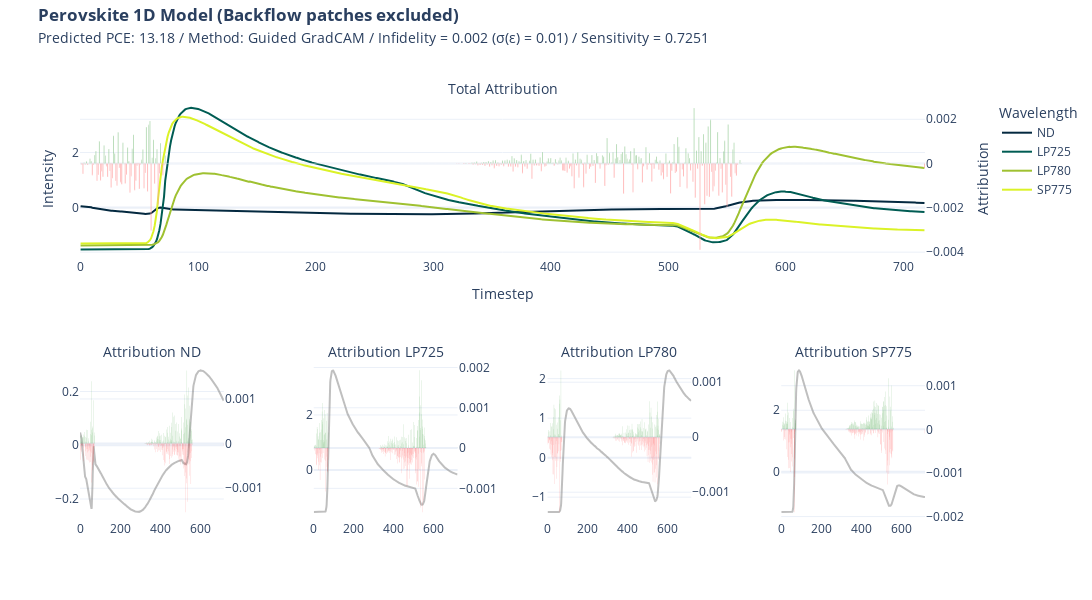

Notebook code cell kept with this figure:
### Code cell
import plotly.graph_objects as go

def format_title(title, subtitle=None, subtitle_font_size=14):
    title = f'<b>{title}</b>'
    if not subtitle:
        return title
    subtitle = f'<span style="font-size: {subtitle_font_size}px;">{subtitle}</span>'
    return f'{title}<br>{subtitle}'

from plotly.subplots import make_subplots

fig = make_subplots(rows=2, 
                    cols=4, 
                    specs=[[{"secondary_y": True, "colspan": 4}, None,None,None],
                           [{"secondary_y": True},{"secondary_y": True},{"secondary_y": True},{"secondary_y": True}]],
                    subplot_titles=(format_title("", "Total Attribution"), format_title("", "Attribution ND"), format_title("", "Attribution LP725"), format_title("", "Attribution LP780"), format_title("", "Attribution SP775"))
                    )

fig.add_trace(go.Scatter(y=x[0], name = "ND", marker_color="#042940"))
fig.add_trace(go.Scatter(y=x[1], name = "LP725", marker_color="#005C53"))
fig.add_trace(go.Scatter(y=x[2], name = "LP780", marker_color="#9FC131"))
fig.add_trace(go.Scatter(y=x[3], name = "SP775", marker_color="#DBF227"))

fig.add_trace(go.Bar(y=attr_ggc.squeeze().sum(axis=0), name = "Attribution",marker_color=np.where(attr_ggc.squeeze().sum(axis=0)<0, 'red', 'green'), opacity = 0.5,showlegend=False),secondary_y=True)

fig.update_yaxes(title= "Intensity")
fig.update_yaxes(title_text="Attribution", secondary_y=True)
fig.update_xaxes(title= "Timestep")

fig.add_trace(go.Scatter(y=x[0], name = "ND",marker_color="grey", opacity = 0.5,showlegend=False), row=2, col=1)
fig.add_trace(go.Bar(y= attr_ggc.squeeze()[0],marker_color=np.where(attr_ggc.squeeze()[0]<0, 'red', 'green'), opacity = 0.5,showlegend=False,marker_line_width=0),secondary_y=True, row=2, col=1)

fig.update_yaxes(title= None, row=2, col=1)
fig.update_yaxes(title_text=None, secondary_y=True, row=2, col=1)
fig.update_xaxes(title= None, row=2, col=1)

fig.add_trace(go.Scatter(y=x[1], name = "LP725",marker_color="grey", opacity = 0.5,showlegend=False), row=2, col=2)
fig.add_trace(go.Bar(y=attr_ggc.squeeze()[1],marker_color=np.where(attr_ggc.squeeze()[1]<0, 'red', 'green'), opacity = 0.5,showlegend=False,marker_line_width=0),secondary_y=True, row=2, col=2)

fig.update_yaxes(title= None, row=2, col=2)
fig.update_yaxes(title_text=None, secondary_y=True, row=2, col=2)
fig.update_xaxes(title= None, row=2, col=2)

fig.add_trace(go.Scatter(y=x[2], name = "LP780",marker_color="grey", opacity = 0.5,showlegend=False), row=2, col=3)
fig.add_trace(go.Bar(y=attr_ggc.squeeze()[2],marker_color=np.where(attr_ggc.squeeze()[2]<0, 'red', 'green'), opacity = 0.5,showlegend=False,marker_line_width=0),secondary_y=True, row=2, col=3)

fig.update_yaxes(title= None, row=2, col=3)
fig.update_yaxes(title_text=None, secondary_y=True, row=2, col=3)
fig.update_xaxes(title= None, row=2, col=3)

fig.add_trace(go.Scatter(y=x[3], name = "SP775",marker_color="grey", opacity = 0.5,showlegend=False), row=2, col=4)
fig.add_trace(go.Bar(y=attr_ggc.squeeze()[3],marker_color=np.where(attr_ggc.squeeze()[3]<0, 'red', 'green'), opacity = 0.5,showlegend=False,marker_line_width=0),secondary_y=True, row=2, col=4)

fig.update_yaxes(title= None, row=2, col=4)
fig.update_yaxes(title_text=None, secondary_y=True, row=2, col=4)
fig.update_xaxes(title= None, row=2, col=4)

fig.update_layout(
    title= format_title("Perovskite 1D Model (Backflow patches excluded)", 
    "Predicted PCE: " + str(y) + " / Method: Guided GradCAM / Infidelity = " + str(*np.round(infid_ggc.numpy(),4)) + " ("+ u"\u03C3" + "(" + u"\u03B5" + ") = " + str(std_noise) + ")" + 
    " / Sensitivity = " + str(*np.round(sens_ggc.numpy(),4))),
    legend_title = "Wavelength",
    title_y = 0.965,
    title_x = 0.035,
    template = "plotly_white",
    height=600, width=2200
)

fig.write_image("xai/images/1D/1D_nb_ggc.png", scale=2)

fig.show()

### Figure 1 — Plotly figure (JSON) as saved in the notebook; plotly's stock layout.template omitted (floating-point values rounded to 4 significant figures; data arrays with more than 128 entries replaced by an {"elided": "..."} marker saying what was removed)
{"data": [{"marker": {"color": "#042940"}, "name": "ND", "type": "scatter", "y": {"elided": "719 float values"}}, {"marker": {"color": "#005C53"}, "name": "LP725", "type": "scatter", "y": {"elided": "719 float values"}}, {"marker": {"color": "#9FC131"}, "name": "LP780", "type": "scatter", "y": {"elided": "719 float values"}}, {"marker": {"color": "#DBF227"}, "name": "SP775", "type": "scatter", "y": {"elided": "719 float values"}}, {"marker": {"color": {"elided": "719 str values"}}, "name": "Attribution", "opacity": 0.5, "showlegend": false, "type": "bar", "xaxis": "x", "y": {"elided": "719 float values"}, "yaxis": "y2"}, {"marker": {"color": "grey"}, "name": "ND", "opacity": 0.5, "showlegend": false, "type": "scatter", "xaxis": "x2", "y": {"elided": "719 float values"}, "yaxis": "y3"}, {"marker": {"color": {"elided": "719 str values"}, "line": {"width": 0}}, "opacity": 0.5, "showlegend": false, "type": "bar", "xaxis": "x2", "y": {"elided": "719 float values"}, "yaxis": "y4"}, {"marker": {"color": "grey"}, "name": "LP725", "opacity": 0.5, "showlegend": false, "type": "scatter", "xaxis": "x3", "y": {"elided": "719 float values"}, "yaxis": "y5"}, {"marker": {"color": {"elided": "719 str values"}, "line": {"width": 0}}, "opacity": 0.5, "showlegend": false, "type": "bar", "xaxis": "x3", "y": {"elided": "719 float values"}, "yaxis": "y6"}, {"marker": {"color": "grey"}, "name": "LP780", "opacity": 0.5, "showlegend": false, "type": "scatter", "xaxis": "x4", "y": {"elided": "719 float values"}, "yaxis": "y7"}, {"marker": {"color": {"elided": "719 str values"}, "line": {"width": 0}}, "opacity": 0.5, "showlegend": false, "type": "bar", "xaxis": "x4", "y": {"elided": "719 float values"}, "yaxis": "y8"}, {"marker": {"color": "grey"}, "name": "SP775", "opacity": 0.5, "showlegend": false, "type": "scatter", "xaxis": "x5", "y": {"elided": "719 float values"}, "yaxis": "y9"}, {"marker": {"color": {"elided": "719 str values"}, "line": {"width": 0}}, "opacity": 0.5, "showlegend": false, "type": "bar", "xaxis": "x5", "y": {"elided": "719 float values"}, "yaxis": "y10"}], "layout": {"annotations": [{"font": {"size": 16}, "showarrow": false, "text": "<b></b><br><span style=\"font-size: 14px;\">Total Attribution</span>", "x": 0.47, "xanchor": "center", "xref": "paper", "y": 1, "yanchor": "bottom", "yref": "paper"}, {"font": {"size": 16}, "showarrow": false, "text": "<b></b><br><span style=\"font-size: 14px;\">Attribution ND</span>", "x": 0.08, "xanchor": "center", "xref": "paper", "y": 0.375, "yanchor": "bottom", "yref": "paper"}, {"font": {"size": 16}, "showarrow": false, "text": "<b></b><br><span style=\"font-size: 14px;\">Attribution LP725</span>", "x": 0.34, "xanchor": "center", "xref": "paper", "y": 0.375, "yanchor": "bottom", "yref": "paper"}, {"font": {"size": 16}, "showarrow": false, "text": "<b></b><br><span style=\"font-size: 14px;\">Attribution LP780</span>", "x": 0.6, "xanchor": "center", "xref": "paper", "y": 0.375, "yanchor": "bottom", "yref": "paper"}, {"font": {"size": 16}, "showarrow": false, "text": "<b></b><br><span style=\"font-size: 14px;\">Attribution SP775</span>", "x": 0.86, "xanchor": "center", "xref": "paper", "y": 0.375, "yanchor": "bottom", "yref": "paper"}], "height": 600, "legend": {"title": {"text": "Wavelength"}}, "title": {"text": "<b>Perovskite 1D Model (Backflow patches excluded)</b><br><span style=\"font-size: 14px;\">Predicted PCE: 13.18 / Method: Guided GradCAM / Infidelity = 0.002 (σ(ε) = 0.01) / Sensitivity = 0.7251</span>", "x": 0.035, "y": 0.965}, "width": 2200, "xaxis": {"anchor": "y", "domain": [0, 0.94], "title": {"text": "Timestep"}}, "xaxis2": {"anchor": "y3", "domain": [0, 0.16], "title": {}}, "xaxis3": {"anchor": "y5", "domain": [0.26, 0.42], "title": {}}, "xaxis4": {"anchor": "y7", "domain": [0.52, 0.68], "title": {}}, "xaxis5": {"anchor": "y9", "domain": [0.78, 0.94], "title": {}}, "yaxis": {"anchor": "x", "domain": [0.625, 1], "title": {"text": "Intensity"}}, "yaxis10": {"anchor": "x5", "overlaying": "y9", "side": "right", "title": {}}, "yaxis2": {"anchor": "x", "overlaying": "y", "side": "right", "title": {"text": "Attribution"}}, "yaxis3": {"anchor": "x2", "domain": [0, 0.375], "title": {}}, "yaxis4": {"anchor": "x2", "overlaying": "y3", "side": "right", "title": {}}, "yaxis5": {"anchor": "x3", "domain": [0, 0.375], "title": {}}, "yaxis6": {"anchor": "x3", "overlaying": "y5", "side": "right", "title": {}}, "yaxis7": {"anchor": "x4", "domain": [0, 0.375], "title": {}}, "yaxis8": {"anchor": "x4", "overlaying": "y7", "side": "right", "title": {}}, "yaxis9": {"anchor": "x5", "domain": [0, 0.375], "title": {}}}}
